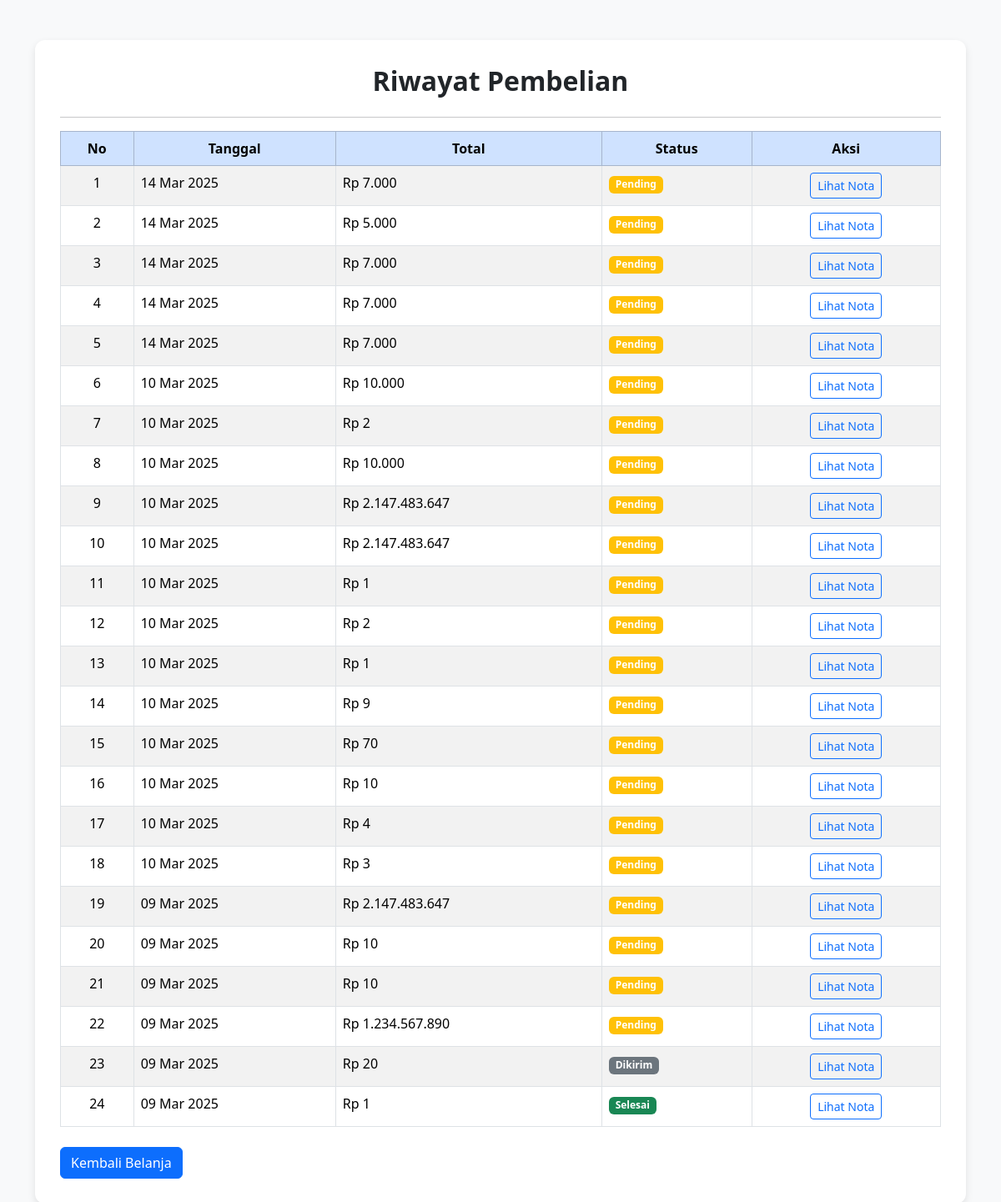
/teh/admin/FINAPP/database/produk/keranjang/riwayat.php, run on the app's committed database.
### tables this page shows
CREATE TABLE `pembelian` (
  `id_pembelian` int(11) NOT NULL,
  `id_user` int(11) DEFAULT NULL,
  `tanggal_pembelian` date DEFAULT NULL,
  `total` int(11) DEFAULT NULL,
  `status_pembelian` varchar(20) DEFAULT 'pending',
  `alamat_pengiriman` text NOT NULL,
  `metode_pembayaran` varchar(50) NOT NULL,
  `metode_pengiriman` varchar(50) NOT NULL
);

### teh/admin/FINAPP/database/produk/keranjang/riwayat.php (the view, shortened to what this page needs)
<?php
include 'koneksi.php';
$id_user = 1;
$ambil = $koneksi->query("SELECT * FROM pembelian WHERE id_user = '$id_user' ORDER BY id_pembelian DESC");
?>
<!DOCTYPE html>
<html lang="id">
<head>
    <link href="https://cdn.jsdelivr.net/npm/bootstrap@5.3.3/dist/css/bootstrap.min.css" rel="stylesheet">
</head>
<body>
    <div class="container my-5">
        <div class="riwayat-container mx-auto">
            <h2 class="text-center mb-4">Riwayat Pembelian</h2>
            <hr>
            <table class="table table-striped table-bordered">
                <thead class="table-primary text-center">
                    <tr>
                        <th>No</th>
                        <th>Tanggal</th>
                        <th>Total</th>
                        <th>Status</th>
                        <th>Aksi</th>
                    </tr>
                </thead>
                <tbody>
                    <?php
                    $no = 1;
                    while ($pecah = $ambil->fetch_assoc()) :
                    ?>
                        <tr>
                            <td class="text-center"><?php echo $no++; ?></td>
                            <td><?php echo date('d M Y', strtotime($pecah['tanggal_pembelian'])); ?></td>
                            <td>Rp <?php echo number_format($pecah['total'], 0, ',', '.'); ?></td>
                            <td>
                                <?php
                                $status = isset($pecah['status_pembelian']) ? $pecah['status_pembelian'] : 'Selesai';
                                $badge_class = 'secondary';
                                if ($status == 'pending') $badge_class = 'warning';
                                if ($status == 'selesai') $badge_class = 'success';
                                ?>
                                <span class="badge bg-<?php echo $badge_class; ?>">
                                    <?php echo ucfirst($status); ?>
                                </span>
                            </td>
                            <td class="text-center">
                                <a href="nota.php?id_pembelian=<?php echo $pecah['id_pembelian']; ?>" class="btn btn-sm btn-outline-primary">
                                    Lihat Nota
                                </a>
                            </td>
                        </tr>
                    <?php endwhile; ?>
                </tbody>
            </table>
            <div class="d-flex justify-content-between mt-4">
                <a href="../../../index.php" class="btn btn-primary">Kembali Belanja</a>
            </div>
        </div>
    </div>
</body>
</html>

### teh/admin/FINAPP/database/produk/keranjang/riwayat.php (style rules this page uses)
body { background-color: #f8f9fa; }
.riwayat-container { background-color: #ffffff; padding: 30px; border-radius: 12px; box-shadow: 0 4px 10px rgba(0, 0, 0, 0.1); }
h2 { font-weight: 700; }
th { background-color: #f1f3f5; }

### data on the page
pembelian: tanggal_pembelian "14 Mar 2025", total "7.000", status_pembelian "Pending"
pembelian: tanggal_pembelian "14 Mar 2025", total "5.000", status_pembelian "Pending"
pembelian: tanggal_pembelian "14 Mar 2025", total "7.000", status_pembelian "Pending"
pembelian: tanggal_pembelian "14 Mar 2025", total "7.000", status_pembelian "Pending"
pembelian: tanggal_pembelian "14 Mar 2025", total "7.000", status_pembelian "Pending"
pembelian: tanggal_pembelian "10 Mar 2025", total "10.000", status_pembelian "Pending"
pembelian: tanggal_pembelian "10 Mar 2025", total "2", status_pembelian "Pending"
pembelian: tanggal_pembelian "10 Mar 2025", total "10.000", status_pembelian "Pending"
pembelian: tanggal_pembelian "10 Mar 2025", total "2.147.483.647", status_pembelian "Pending"
pembelian: tanggal_pembelian "10 Mar 2025", total "2.147.483.647", status_pembelian "Pending"
pembelian: tanggal_pembelian "10 Mar 2025", total "1", status_pembelian "Pending"
pembelian: tanggal_pembelian "10 Mar 2025", total "2", status_pembelian "Pending"
pembelian: tanggal_pembelian "10 Mar 2025", total "1", status_pembelian "Pending"
pembelian: tanggal_pembelian "10 Mar 2025", total "9", status_pembelian "Pending"
pembelian: tanggal_pembelian "10 Mar 2025", total "70", status_pembelian "Pending"
pembelian: tanggal_pembelian "10 Mar 2025", total "10", status_pembelian "Pending"
pembelian: tanggal_pembelian "10 Mar 2025", total "4", status_pembelian "Pending"
pembelian: tanggal_pembelian "10 Mar 2025", total "3", status_pembelian "Pending"
pembelian: tanggal_pembelian "09 Mar 2025", total "2.147.483.647", status_pembelian "Pending"
pembelian: tanggal_pembelian "09 Mar 2025", total "10", status_pembelian "Pending"
pembelian: tanggal_pembelian "09 Mar 2025", total "10", status_pembelian "Pending"
pembelian: tanggal_pembelian "09 Mar 2025", total "1.234.567.890", status_pembelian "Pending"
pembelian: tanggal_pembelian "09 Mar 2025", total "20", status_pembelian "Dikirim"
pembelian: tanggal_pembelian "09 Mar 2025", total "1", status_pembelian "Selesai"
